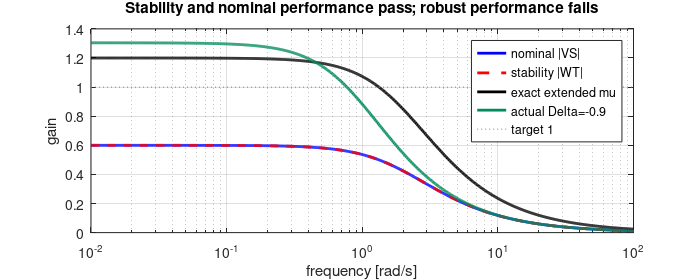
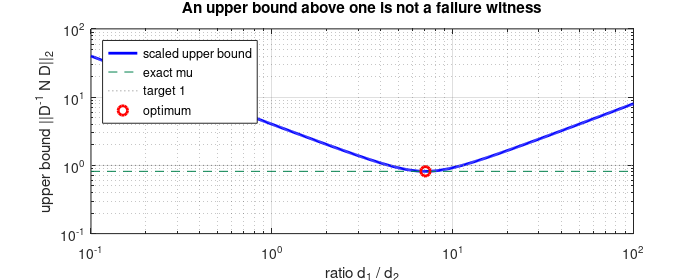

Recreate these plots in MATLAB, in order.
% Exact pedagogical examples and independent physical-loop checks.
pkg load control
set(0,'defaultfigurevisible','off');
set(0,'defaultfigurepaperunits','inches','defaultfigurepaperposition',[0 0 7 2.8]);
out='Control/robust-control-06-robust-performance-analysis/assets/';
w=logspace(-2,2,800); s=tf('s');
G=1/(s+1); K=1; V=1.2/(s+1); W=1.2;
S=feedback(1,G*K); T=1-S; delta=-0.9;
physical=V*feedback(1,G*K*(1+W*delta));
cut=V*S/(1+W*T*delta);
assert(max(abs(squeeze(freqresp(physical-cut,w))))<1e-12);
[gain,peak]=norm(physical,inf);
printf('scalar NP %.12g RS %.12g RP %.12g; witness gain %.12g pole %.12g\n', ...
  norm(V*S,inf),norm(W*T,inf),norm(V*S,inf)+norm(W*T,inf),gain,pole(physical)(end));
printf('physical/cut discrepancy %.3g; expected witness pole -0.92\n',max(abs(squeeze(freqresp(physical-cut,w)))));
f=figure(1); clf;
semilogx(w,abs(squeeze(freqresp(V*S,w))),'b','linewidth',2); hold on;
semilogx(w,abs(squeeze(freqresp(W*T,w))),'r--','linewidth',2);
semilogx(w,abs(squeeze(freqresp(V*S,w)))+abs(squeeze(freqresp(W*T,w))),'k','linewidth',2);
semilogx(w,abs(squeeze(freqresp(physical,w))),'color',[0 .55 .35],'linewidth',2);
line([w(1) w(end)],[1 1],'color',[.5 .5 .5],'linestyle',':');
grid on; xlabel('frequency [rad/s]'); ylabel('gain');
legend('nominal |VS|','stability |WT|','exact extended mu','actual Delta=-0.9','target 1','location','northeast');
title('Stability and nominal performance pass; robust performance fails');
print(f,[out 'three-tests.png'],'-dpng','-r160');
N=[.2 4;.08 .3]; mu=max(eig(N)); ratio=sqrt(4/.08);
D=diag([ratio 1]); ub=norm(D\N*D);
printf('asymmetric N: norm %.12g, optimal ratio %.12g, mu=scaled norm %.12g; witness residual %.3g\n',norm(N),ratio,ub,min(svd(eye(2)-N/mu)));
assert(abs(mu-ub)<1e-12);
q=logspace(-1,2,500); vals=arrayfun(@(r) norm(diag([1/r 1])*N*diag([r 1])),q);
f=figure(2); clf;
loglog(q,vals,'b','linewidth',2); hold on;
line([q(1) q(end)],[mu mu],'color',[0 .5 .3],'linestyle','--');
line([q(1) q(end)],[1 1],'color',[.5 .5 .5],'linestyle',':');
plot(ratio,ub,'ro','markersize',7,'linewidth',2);
grid on; xlabel('ratio d_1 / d_2'); ylabel('upper bound ||D^{-1} N D||_2');
legend('scaled upper bound','exact mu','target 1','optimum','location','northwest');
title('An upper bound above one is not a failure witness');
print(f,[out 'asymmetric-scaling.png'],'-dpng','-r160');
